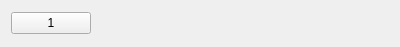
<?xml version="1.0" encoding="UTF-8"?>
<ui version="4.0">
 <class>Widget1</class>
 <widget class="QWidget" name="Widget1">
  <property name="geometry">
   <rect>
    <x>0</x>
    <y>0</y>
    <width>400</width>
    <height>47</height>
   </rect>
  </property>
  <property name="windowTitle">
   <string>Form</string>
  </property>
  <layout class="QHBoxLayout" name="horizontalLayout">
   <item>
    <widget class="QPushButton" name="pushButton">
     <property name="text">
      <string>1</string>
     </property>
    </widget>
   </item>
   <item>
    <spacer name="horizontalSpacer">
     <property name="orientation">
      <enum>Qt::Horizontal</enum>
     </property>
     <property name="sizeHint" stdset="0">
      <size>
       <width>295</width>
       <height>20</height>
      </size>
     </property>
    </spacer>
   </item>
  </layout>
 </widget>
 <resources/>
 <connections/>
</ui>
